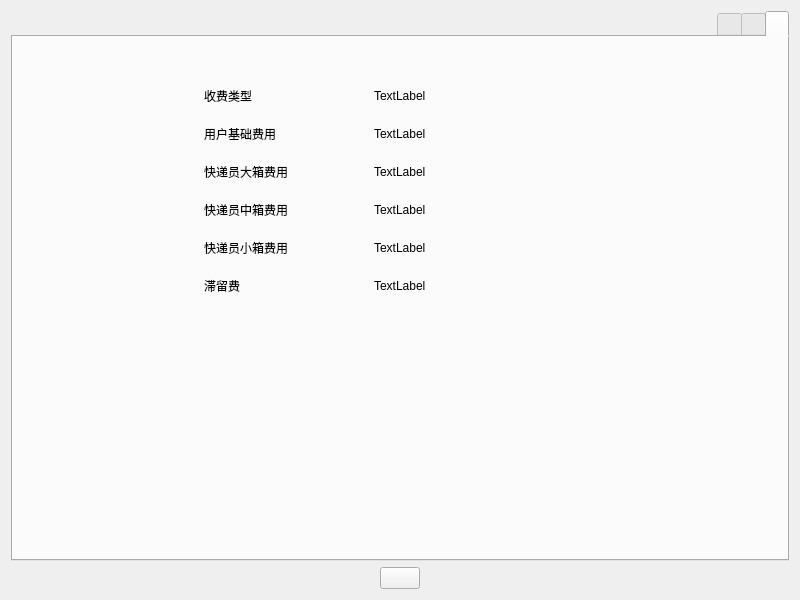
<?xml version="1.0" encoding="UTF-8"?>
<ui version="4.0">
 <class>tariffPage</class>
 <widget class="QWidget" name="tariffPage">
  <property name="geometry">
   <rect>
    <x>0</x>
    <y>0</y>
    <width>800</width>
    <height>600</height>
   </rect>
  </property>
  <property name="windowTitle">
   <string>Form</string>
  </property>
  <layout class="QVBoxLayout" name="verticalLayout">
   <item>
    <widget class="QTabWidget" name="tabWidget">
     <property name="layoutDirection">
      <enum>Qt::RightToLeft</enum>
     </property>
     <property name="currentIndex">
      <number>0</number>
     </property>
     <widget class="QWidget" name="tab">
      <attribute name="title">
       <string/>
      </attribute>
      <layout class="QVBoxLayout" name="verticalLayout_2">
       <property name="topMargin">
        <number>50</number>
       </property>
       <property name="rightMargin">
        <number>80</number>
       </property>
       <item>
        <layout class="QHBoxLayout" name="horizontalLayout_2">
         <item>
          <spacer name="horizontalSpacer_4">
           <property name="orientation">
            <enum>Qt::Horizontal</enum>
           </property>
           <property name="sizeHint" stdset="0">
            <size>
             <width>40</width>
             <height>20</height>
            </size>
           </property>
          </spacer>
         </item>
         <item>
          <layout class="QFormLayout" name="formLayout">
           <property name="horizontalSpacing">
            <number>20</number>
           </property>
           <property name="verticalSpacing">
            <number>20</number>
           </property>
           <property name="topMargin">
            <number>0</number>
           </property>
           <item row="0" column="1">
            <widget class="QLabel" name="label1">
             <property name="minimumSize">
              <size>
               <width>150</width>
               <height>0</height>
              </size>
             </property>
             <property name="text">
              <string>收费类型</string>
             </property>
            </widget>
           </item>
           <item row="4" column="0">
            <widget class="QLabel" name="label2_2">
             <property name="minimumSize">
              <size>
               <width>150</width>
               <height>0</height>
              </size>
             </property>
             <property name="text">
              <string>TextLabel</string>
             </property>
            </widget>
           </item>
           <item row="5" column="0">
            <widget class="QLabel" name="label3_3">
             <property name="minimumSize">
              <size>
               <width>150</width>
               <height>0</height>
              </size>
             </property>
             <property name="text">
              <string>TextLabel</string>
             </property>
            </widget>
           </item>
           <item row="5" column="1">
            <widget class="QLabel" name="label3">
             <property name="minimumSize">
              <size>
               <width>150</width>
               <height>0</height>
              </size>
             </property>
             <property name="text">
              <string>快递员大箱费用</string>
             </property>
            </widget>
           </item>
           <item row="6" column="0">
            <widget class="QLabel" name="label4_4">
             <property name="minimumSize">
              <size>
               <width>150</width>
               <height>0</height>
              </size>
             </property>
             <property name="text">
              <string>TextLabel</string>
             </property>
            </widget>
           </item>
           <item row="6" column="1">
            <widget class="QLabel" name="label4">
             <property name="minimumSize">
              <size>
               <width>150</width>
               <height>0</height>
              </size>
             </property>
             <property name="text">
              <string>快递员中箱费用</string>
             </property>
            </widget>
           </item>
           <item row="7" column="0">
            <widget class="QLabel" name="label5_5">
             <property name="minimumSize">
              <size>
               <width>150</width>
               <height>0</height>
              </size>
             </property>
             <property name="text">
              <string>TextLabel</string>
             </property>
            </widget>
           </item>
           <item row="7" column="1">
            <widget class="QLabel" name="label5">
             <property name="minimumSize">
              <size>
               <width>150</width>
               <height>0</height>
              </size>
             </property>
             <property name="text">
              <string>快递员小箱费用</string>
             </property>
            </widget>
           </item>
           <item row="8" column="0">
            <widget class="QLabel" name="label6_6">
             <property name="minimumSize">
              <size>
               <width>150</width>
               <height>0</height>
              </size>
             </property>
             <property name="text">
              <string>TextLabel</string>
             </property>
            </widget>
           </item>
           <item row="8" column="1">
            <widget class="QLabel" name="label6">
             <property name="minimumSize">
              <size>
               <width>150</width>
               <height>0</height>
              </size>
             </property>
             <property name="text">
              <string>滞留费</string>
             </property>
            </widget>
           </item>
           <item row="4" column="1">
            <widget class="QLabel" name="label2">
             <property name="minimumSize">
              <size>
               <width>150</width>
               <height>0</height>
              </size>
             </property>
             <property name="text">
              <string>用户基础费用</string>
             </property>
            </widget>
           </item>
           <item row="0" column="0">
            <widget class="QLabel" name="label1_1">
             <property name="minimumSize">
              <size>
               <width>150</width>
               <height>0</height>
              </size>
             </property>
             <property name="text">
              <string>TextLabel</string>
             </property>
            </widget>
           </item>
          </layout>
         </item>
         <item>
          <spacer name="horizontalSpacer_3">
           <property name="orientation">
            <enum>Qt::Horizontal</enum>
           </property>
           <property name="sizeHint" stdset="0">
            <size>
             <width>40</width>
             <height>20</height>
            </size>
           </property>
          </spacer>
         </item>
        </layout>
       </item>
       <item>
        <spacer name="verticalSpacer">
         <property name="orientation">
          <enum>Qt::Vertical</enum>
         </property>
         <property name="sizeHint" stdset="0">
          <size>
           <width>20</width>
           <height>185</height>
          </size>
         </property>
        </spacer>
       </item>
      </layout>
     </widget>
     <widget class="QWidget" name="tab_2">
      <attribute name="title">
       <string/>
      </attribute>
      <layout class="QVBoxLayout" name="verticalLayout_3">
       <property name="topMargin">
        <number>50</number>
       </property>
       <property name="rightMargin">
        <number>80</number>
       </property>
       <item>
        <layout class="QHBoxLayout" name="horizontalLayout_3">
         <item>
          <spacer name="horizontalSpacer_5">
           <property name="orientation">
            <enum>Qt::Horizontal</enum>
           </property>
           <property name="sizeHint" stdset="0">
            <size>
             <width>40</width>
             <height>20</height>
            </size>
           </property>
          </spacer>
         </item>
         <item>
          <layout class="QFormLayout" name="formLayout_2">
           <property name="horizontalSpacing">
            <number>20</number>
           </property>
           <property name="verticalSpacing">
            <number>20</number>
           </property>
           <item row="0" column="0">
            <widget class="QLabel" name="label7_7">
             <property name="minimumSize">
              <size>
               <width>150</width>
               <height>0</height>
              </size>
             </property>
             <property name="text">
              <string>TextLabel</string>
             </property>
            </widget>
           </item>
           <item row="0" column="1">
            <widget class="QLabel" name="label7">
             <property name="minimumSize">
              <size>
               <width>150</width>
               <height>0</height>
              </size>
             </property>
             <property name="text">
              <string>临时存放起步价</string>
             </property>
            </widget>
           </item>
           <item row="1" column="0">
            <widget class="QLabel" name="label8_8">
             <property name="minimumSize">
              <size>
               <width>150</width>
               <height>0</height>
              </size>
             </property>
             <property name="text">
              <string>TextLabel</string>
             </property>
            </widget>
           </item>
           <item row="1" column="1">
            <widget class="QLabel" name="label8">
             <property name="text">
              <string>滞留费</string>
             </property>
            </widget>
           </item>
          </layout>
         </item>
         <item>
          <spacer name="horizontalSpacer_6">
           <property name="orientation">
            <enum>Qt::Horizontal</enum>
           </property>
           <property name="sizeHint" stdset="0">
            <size>
             <width>40</width>
             <height>20</height>
            </size>
           </property>
          </spacer>
         </item>
        </layout>
       </item>
       <item>
        <spacer name="verticalSpacer_2">
         <property name="orientation">
          <enum>Qt::Vertical</enum>
         </property>
         <property name="sizeHint" stdset="0">
          <size>
           <width>20</width>
           <height>386</height>
          </size>
         </property>
        </spacer>
       </item>
      </layout>
     </widget>
     <widget class="QWidget" name="tab_3">
      <attribute name="title">
       <string/>
      </attribute>
      <layout class="QVBoxLayout" name="verticalLayout_6">
       <property name="topMargin">
        <number>50</number>
       </property>
       <property name="rightMargin">
        <number>80</number>
       </property>
       <item>
        <layout class="QHBoxLayout" name="horizontalLayout_4">
         <item>
          <spacer name="horizontalSpacer_8">
           <property name="orientation">
            <enum>Qt::Horizontal</enum>
           </property>
           <property name="sizeHint" stdset="0">
            <size>
             <width>40</width>
             <height>20</height>
            </size>
           </property>
          </spacer>
         </item>
         <item>
          <layout class="QFormLayout" name="formLayout_3">
           <property name="horizontalSpacing">
            <number>20</number>
           </property>
           <property name="verticalSpacing">
            <number>20</number>
           </property>
           <item row="0" column="0">
            <widget class="QLabel" name="label9_9">
             <property name="minimumSize">
              <size>
               <width>150</width>
               <height>0</height>
              </size>
             </property>
             <property name="text">
              <string>text</string>
             </property>
            </widget>
           </item>
           <item row="0" column="1">
            <widget class="QLabel" name="label9">
             <property name="minimumSize">
              <size>
               <width>150</width>
               <height>0</height>
              </size>
             </property>
             <property name="text">
              <string>用户寄件每件基本费用</string>
             </property>
            </widget>
           </item>
           <item row="1" column="0">
            <widget class="QLabel" name="label10_10">
             <property name="minimumSize">
              <size>
               <width>150</width>
               <height>0</height>
              </size>
             </property>
             <property name="text">
              <string>text</string>
             </property>
            </widget>
           </item>
           <item row="1" column="1">
            <widget class="QLabel" name="label10">
             <property name="minimumSize">
              <size>
               <width>150</width>
               <height>0</height>
              </size>
             </property>
             <property name="text">
              <string>快递员揽件基本每件费用</string>
             </property>
            </widget>
           </item>
          </layout>
         </item>
         <item>
          <spacer name="horizontalSpacer_7">
           <property name="orientation">
            <enum>Qt::Horizontal</enum>
           </property>
           <property name="sizeHint" stdset="0">
            <size>
             <width>40</width>
             <height>20</height>
            </size>
           </property>
          </spacer>
         </item>
        </layout>
       </item>
       <item>
        <spacer name="verticalSpacer_3">
         <property name="orientation">
          <enum>Qt::Vertical</enum>
         </property>
         <property name="sizeHint" stdset="0">
          <size>
           <width>20</width>
           <height>386</height>
          </size>
         </property>
        </spacer>
       </item>
      </layout>
     </widget>
    </widget>
   </item>
   <item>
    <layout class="QHBoxLayout" name="horizontalLayout">
     <item>
      <spacer name="horizontalSpacer">
       <property name="orientation">
        <enum>Qt::Horizontal</enum>
       </property>
       <property name="sizeHint" stdset="0">
        <size>
         <width>40</width>
         <height>20</height>
        </size>
       </property>
      </spacer>
     </item>
     <item>
      <widget class="QPushButton" name="quitBtn">
       <property name="text">
        <string/>
       </property>
      </widget>
     </item>
     <item>
      <spacer name="horizontalSpacer_2">
       <property name="orientation">
        <enum>Qt::Horizontal</enum>
       </property>
       <property name="sizeHint" stdset="0">
        <size>
         <width>40</width>
         <height>20</height>
        </size>
       </property>
      </spacer>
     </item>
    </layout>
   </item>
  </layout>
 </widget>
 <resources/>
 <connections/>
</ui>
